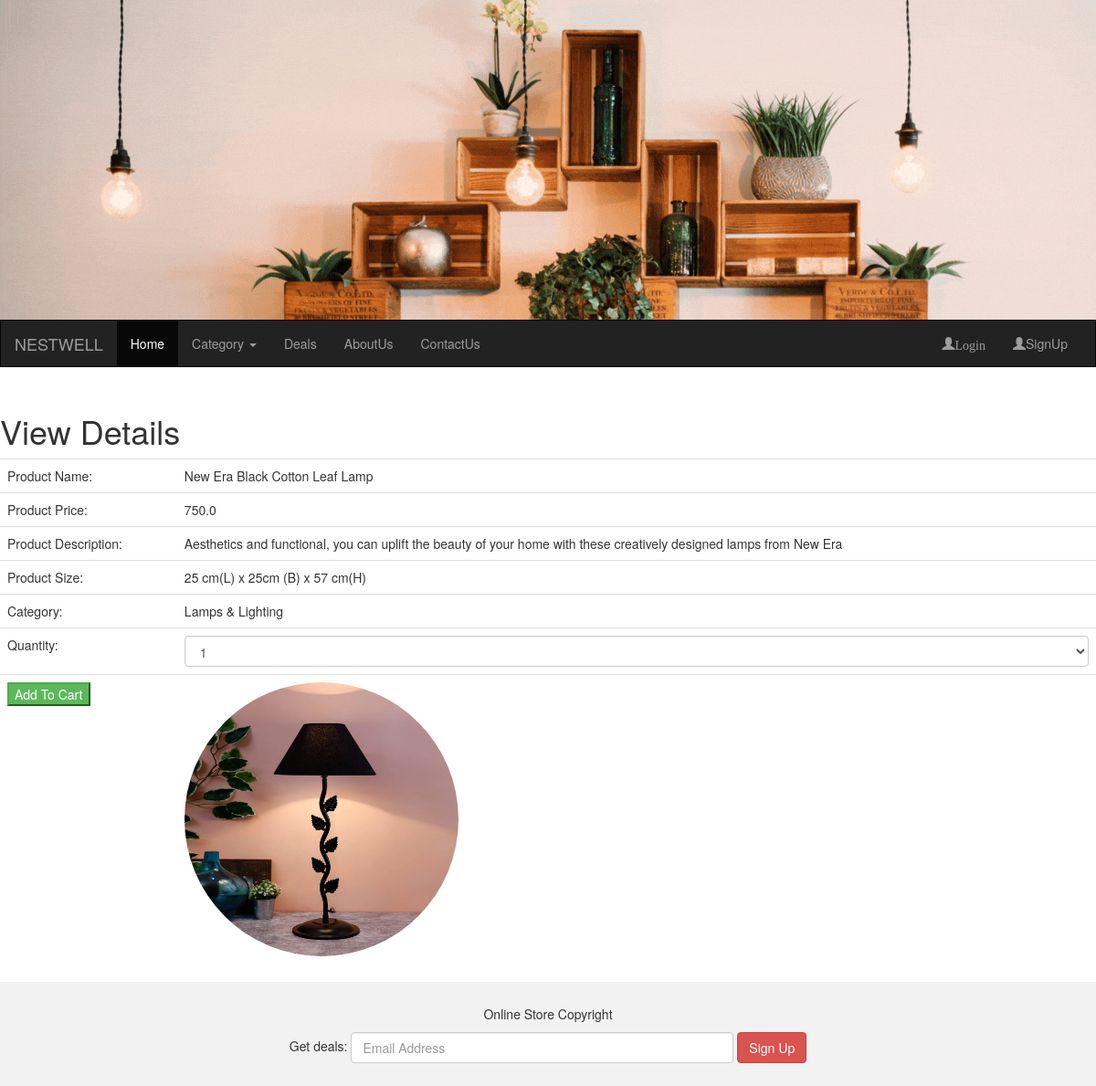
/ViewDetails/2, run on the app's committed database.
### AdminApp/models.py (models this page shows, shortened)
class Product(models.Model):
    product_name = models.CharField(max_length=100)
    price = models.FloatField(default=2000)
    size = models.CharField(max_length=100)
    description = models.CharField(max_length=800)
    image = models.ImageField(upload_to="images",default="abc.jpg")
    category = models.ForeignKey(Category,on_delete=models.CASCADE)
    class Meta:
        db_table = "Product"

class Category(models.Model):
    category_name = models.CharField(max_length=30)
    class Meta:
        db_table = "Category"

### UserApp/views.py (the view)
# urls.py: path('ViewDetails/<id>',views.ViewDetails),
def ViewDetails(request,id):
    cats = Category.objects.all()
    product = Product.objects.get(id=id)
    return render(request,"ViewDetails.html",{"cats":cats, "product": product})

### UserApp/templates/ViewDetails.html (shortened to what this page needs)
{%extends "master.html"%}
{%block "content"%}
<h1>View Details</h1>
<form method="post" action="/addToCart">
<table class="table">
    <tr><td>Product Name:</td>
            <td>
                {{product.product_name}}</td></tr>
    <tr><td>Product Price:</td>
                <td>{{product.price}}</td></tr>
    <tr><td>Product Description:</td>
                    <td>{{product.description}}</td></tr>
    <tr><td>Product Size:</td>
                        <td>{{product.size}}</td></tr>
    <tr><td>Category:</td>
    <td>{{product.category.category_name}}</td></tr>
    <tr><td>Quantity:</td>
    <td><select class="form-control" name="qty">
        <option>1</option>
    </select></td></tr>
    <tr><td><button class="button btn-success" type="submit">Add To Cart</button>
        </td>
    <td><img src="{{product.image.url}}" class="img-circle" style="height:300px;width:300px"/></td></tr>
</table>
</form>
{%endblock%}

### data on the page
Product: product_name "New Era Black Cotton Leaf Lamp", price "750.0", description "Aesthetics and functional, you can uplift the beauty of your home with these creatively designed lamps from New Era", size "25 cm(L) x 25cm (B) x 57 cm(H)", category.category_name "Lamps & Lighting", image (picture)
